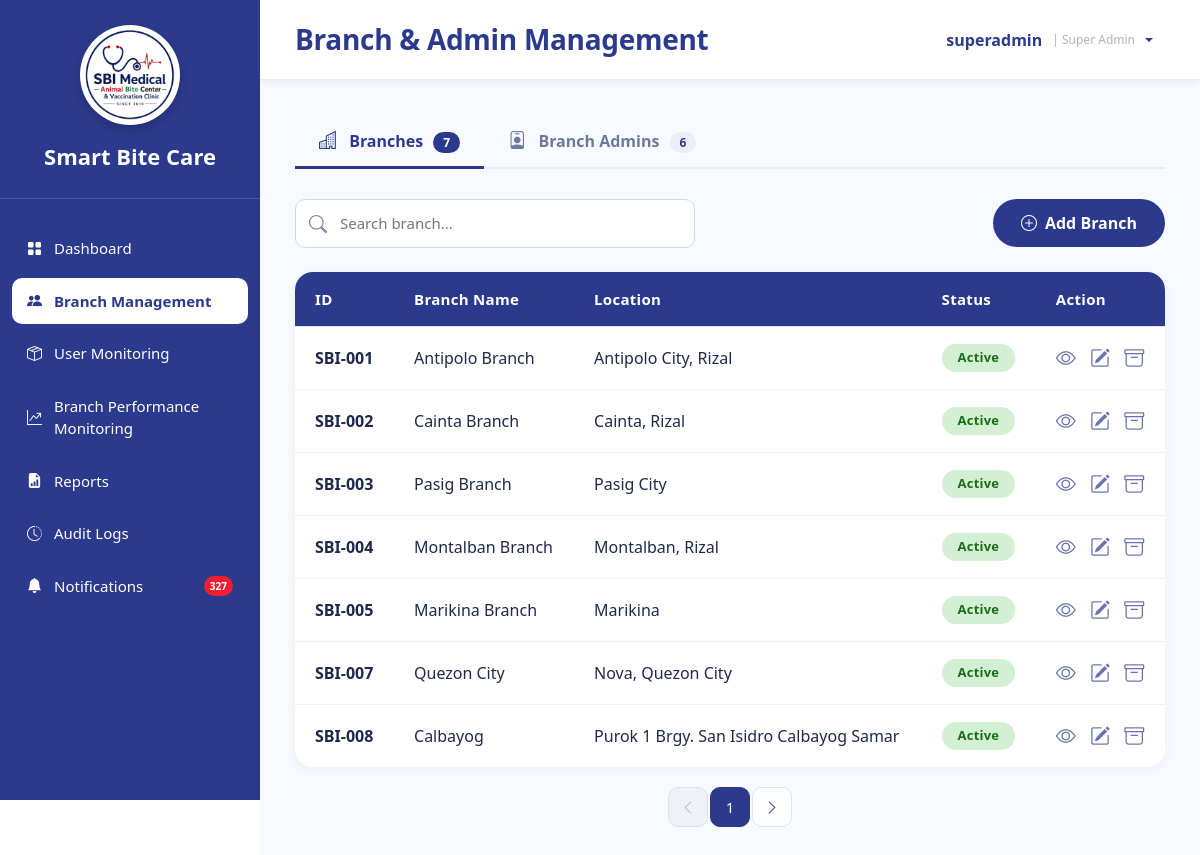
The page /SuperAdmin_CombinedManagement.php (signed in) on the database its author committed.
### tables this page shows
CREATE TABLE `branches` (
  `branch_id` varchar(10) NOT NULL,
  `branch_name` varchar(150) NOT NULL,
  `branch_address` text DEFAULT NULL,
  `contact_number` varchar(30) DEFAULT NULL,
  `email` varchar(150) DEFAULT NULL,
  `status` enum('Active','Inactive') DEFAULT 'Active',
  `created_at` timestamp NOT NULL DEFAULT current_timestamp()
);

### sources/notification_helper.php (called while the page is built, shortened)
<?php
function getUnreadNotificationCount($conn, $user_id)
{
    $query = "
        SELECT COUNT(*) AS unread_count
        FROM notifications
        WHERE user_id = ?
          AND is_read = 0
    ";
    $stmt = $conn->prepare($query);
    $stmt->bind_param("i", $user_id);
    $stmt->execute();
    $result = $stmt->get_result();
    $row = $result->fetch_assoc();
    return (int)($row['unread_count'] ?? 0);
}

### SuperAdmin_CombinedManagement.php (the view, shortened to what this page needs)
<?php
require_once __DIR__ . '/sources/db_connect.php';
require_once 'sources/notification_helper.php';
$user_id = (int)$_SESSION['user_id'];
$notification_count = getUnreadNotificationCount($conn, $user_id);
$active_tab = isset($_GET['tab']) ? $_GET['tab'] : 'branches';
$sql = "SELECT * FROM branches ORDER BY branch_id";
$result = $conn->query($sql);
$admins = [];
$admin_sql = "SELECT u.user_id, u.username, u.email, u.status, u.created_at,
        b.branch_id, b.branch_name
        FROM users u
        LEFT JOIN branches b ON u.branch_id = b.branch_id
        WHERE u.role_id = 2
          AND u.status = 'Active'";
$admin_sql .= " ORDER BY u.created_at DESC";
$admin_stmt = $conn->prepare($admin_sql);
$admin_stmt->execute();
$admin_result = $admin_stmt->get_result();
while ($row = $admin_result->fetch_assoc()) {
    $admins[] = $row;
}
?>
<!DOCTYPE html>
<html lang="en">
<head>
    <link href="https://cdn.jsdelivr.net/npm/bootstrap@5.3.3/dist/css/bootstrap.min.css" rel="stylesheet" />
    <link rel="stylesheet" href="https://cdn.jsdelivr.net/npm/bootstrap-icons@1.11.3/font/bootstrap-icons.min.css" />
    <link rel="stylesheet" href="sidebar.css" />
</head>
<body>
<div class="sidebar">
    <div class="logo-area">
        <div class="logo-frame">
            <img src="logo.png" alt="Smart Bite Care Logo" class="logo" />
        </div>
        <div class="system-name">Smart Bite Care</div>
    </div>
    <nav class="nav-menu">
        <ul>
            <li><a href="SuperAdmin_Dashboard.php"><i class="bi bi-grid-fill"></i><span>Dashboard</span></a></li>
            <li><a class="active" href="SuperAdmin_CombinedManagement.php"><i class="bi bi-people-fill"></i><span>Branch Management</span></a></li>
            <li><a href="SuperAdmin_UserMonitoring.php"><i class="bi bi-box-seam"></i><span>User Monitoring</span></a></li>
            <li><a href="SuperAdmin_BranchPerformanceMonitoring.php"><i class="bi bi-graph-up-arrow"></i><span>Branch Performance Monitoring</span></a></li>
            <li><a href="SuperAdmin_Reports.php"><i class="bi bi-file-earmark-bar-graph-fill"></i><span>Reports</span></a></li>
            <li><a href="SuperAdmin_AuditLogs.php"><i class="bi bi-clock-history"></i><span>Audit Logs</span></a></li>
            <li><a href="SuperAdmin_Notifications.php" class="notification-link">
                <i class="bi bi-bell-fill"></i><span>Notifications</span>
                <?php if ($notification_count > 0): ?>
                    <span class="notification-badge"><?php echo $notification_count; ?></span>
                <?php endif; ?>
            </a></li>
        </ul>
    </nav>
</div>
<div class="main">
    <div class="topbar">
        <h3>Branch & Admin Management</h3>
        <div class="dropdown">
            <button
                class="profile profile-button dropdown-toggle"
                type="button"
                id="superAdminProfileMenu"
                data-bs-toggle="dropdown"
                aria-expanded="false"
                <i class="bi bi-person-circle"></i>
                <span><?php echo htmlspecialchars($_SESSION['username'] ?? 'SUPER ADMIN', ENT_QUOTES, 'UTF-8'); ?></span>
                <span class="profile-role">| Super Admin</span>
            </button>
        </div>
    </div>
    <div class="content">
        <ul class="nav nav-tabs-custom" id="managementTabs" role="tablist">
            <li class="nav-item" role="presentation">
                <a class="nav-link <?php echo $active_tab === 'branches' ? 'active' : ''; ?>"
                   id="branches-tab" data-bs-toggle="tab" data-bs-target="#branches-pane"
                   type="button" role="tab" aria-controls="branches-pane"
                   aria-selected="<?php echo $active_tab === 'branches' ? 'true' : 'false'; ?>"
                   href="?tab=branches">
                    <i class="bi bi-buildings"></i> Branches
                    <span class="badge-tab"><?php echo $result ? $result->num_rows : 0; ?></span>
                </a>
            </li>
            <li class="nav-item" role="presentation">
                <a class="nav-link <?php echo $active_tab === 'admins' ? 'active' : ''; ?>"
                   id="admins-tab" data-bs-toggle="tab" data-bs-target="#admins-pane"
                   type="button" role="tab" aria-controls="admins-pane"
                   aria-selected="<?php echo $active_tab === 'admins' ? 'true' : 'false'; ?>"
                   href="?tab=admins">
                    <i class="bi bi-person-badge"></i> Branch Admins
                    <span class="badge-tab"><?php echo count($admins); ?></span>
                </a>
            </li>
        </ul>
        <div class="tab-content">
            <div class="tab-pane fade <?php echo $active_tab === 'branches' ? 'show active' : ''; ?>"
                 id="branches-pane" role="tabpanel" aria-labelledby="branches-tab">
                <div class="toolbar">
                    <div class="search-wrap">
                        <i class="bi bi-search"></i>
                        <input type="text" id="searchInput" placeholder="Search branch..." onkeyup="filterTable()" />
                    </div>
                    <button class="btn-add" data-bs-toggle="modal" data-bs-target="#addBranchModal">
                        <i class="bi bi-plus-circle"></i> Add Branch
                    </button>
                </div>
                <div class="table-wrap">
                    <table class="table table-hover align-middle" id="branchTable">
                        <thead>
                            <tr>
                                <th>ID</th>
                                <th>Branch Name</th>
                                <th>Location</th>
                                <th>Status</th>
                                <th>Action</th>
                            </tr>
                        </thead>
                        <tbody>
                            <?php if ($result && $result->num_rows > 0): ?>
                                <?php while ($row = $result->fetch_assoc()): ?>
                                    <tr>
                                        <td><strong><?php echo htmlspecialchars($row['branch_id']); ?></strong></td>
                                        <td><?php echo htmlspecialchars($row['branch_name']); ?></td>
                                        <td><?php echo htmlspecialchars($row['branch_address']); ?></td>
                                        <td>
                                            <span class="status-badge <?php echo strtolower($row['status']) === 'inactive' ? 'inactive' : ''; ?>">
                                                <?php echo htmlspecialchars($row['status']); ?>
                                            </span>
                                        </td>
                                        <td class="action-icons">
                                            <i class="bi bi-eye" title="View" onclick="viewBranch('<?php echo $row['branch_id']; ?>')"></i>
                                            <i class="bi bi-pencil-square" title="Edit" onclick="editBranch('<?php echo $row['branch_id']; ?>')"></i>
                                            <i class="bi bi-archive" title="Archive" onclick="archiveBranch('<?php echo $row['branch_id']; ?>')"></i>
                                        </td>
                                    </tr>
                                <?php endwhile; ?>
                            <?php endif; ?>
                        </tbody>
                    </table>
                </div>
                <div class="pagination-wrap">
                    <nav aria-label="Branch pagination">
                        <ul class="pagination">
                            <li class="page-item disabled">
                                <a class="page-link" href="#" aria-label="Previous">
                                    <i class="bi bi-chevron-left"></i>
                                </a>
                            </li>
                            <li class="page-item active">
                                <a class="page-link" href="#">1</a>
                            </li>
                            <li class="page-item">
                                <a class="page-link" href="#" aria-label="Next">
                                    <i class="bi bi-chevron-right"></i>
                                </a>
                            </li>
                        </ul>
                    </nav>
                </div>
            </div>
        </div>
    </div>
</div>
</body>
</html>

### sidebar.css (style rules this page uses)
:root { --primary:#2B3A8C; --accent:#F21D2F; --bg:#F2F2F2; --white:#fff; }
.sidebar { width:260px; height:100vh; height:100dvh; min-height:0; background:var(--primary); display:flex; flex-direction:column; color:white; position:fixed; left:0; top:0; overflow:hidden; z-index:1000; box-sizing:border-box; }
.sidebar * { box-sizing:border-box; }
.logo-area { padding:25px 20px; border-bottom:1px solid rgba(255,255,255,.15); text-align:center; flex-shrink:0; }
.logo { width: 90px; height: 90px; display: block; object-fit: contain; }
.logo-frame { width: 100px; height: 100px; margin: 0 auto; border-radius: 50%; background: #fff; display: flex; align-items: center; justify-content: center; overflow: hidden; box-shadow: 0 4px 12px rgba(0,0,0,.2); border: 3px solid rgba(255,255,255,.3); }
.system-name { margin-top:15px; font-size:22px; font-weight:700; }
.nav-menu { margin-top:20px; flex:1; min-height:0; padding-bottom:10px; overflow-x:hidden; overflow-y:auto; overscroll-behavior:contain; scrollbar-width:thin; scrollbar-color:rgba(255,255,255,.45) transparent; -webkit-overflow-scrolling:touch; }
.nav-menu ul { list-style:none; padding:0; margin:0; }
.nav-menu li { margin:6px 12px; }
.nav-menu a { color:white; text-decoration:none; display:flex; align-items:center; gap:12px; padding:12px 15px; border-radius:10px; transition:.25s; font-size:15px; }
.nav-menu a.active { background:white; color:var(--primary); font-weight:600; }
.notification-link { display: flex !important; align-items: center; justify-content: flex-start !important; width: 100%; }
.notification-badge { display: inline-flex; align-items: center; justify-content: center; min-width: 20px; height: 20px; padding: 0 6px; margin-left: 6px; background: #dc3545; color: #ffffff; border-radius: 999px; font-size: 11px; font-weight: 700; line-height: 1; white-space: nowrap; }

### rows shown on the page
branches: branch_id "SBI-001", branch_name "Antipolo Branch", branch_address "Antipolo City, Rizal", status "Active"
branches: branch_id "SBI-002", branch_name "Cainta Branch", branch_address "Cainta, Rizal", status "Active"
branches: branch_id "SBI-003", branch_name "Pasig Branch", branch_address "Pasig City", status "Active"
branches: branch_id "SBI-004", branch_name "Montalban Branch", branch_address "Montalban, Rizal", status "Active"
branches: branch_id "SBI-005", branch_name "Marikina Branch", branch_address "Marikina", status "Active"
branches: branch_id "SBI-007", branch_name "Quezon City", branch_address "Nova, Quezon City", status "Active"
branches: branch_id "SBI-008", branch_name "Calbayog", branch_address "Purok 1 Brgy. San Isidro Calbayog Samar", status "Active"

### other values the page prints
$notification_count "327"
$_SESSION['username'] "superadmin"
$result->num_rows "7"
count($admins) "6"
